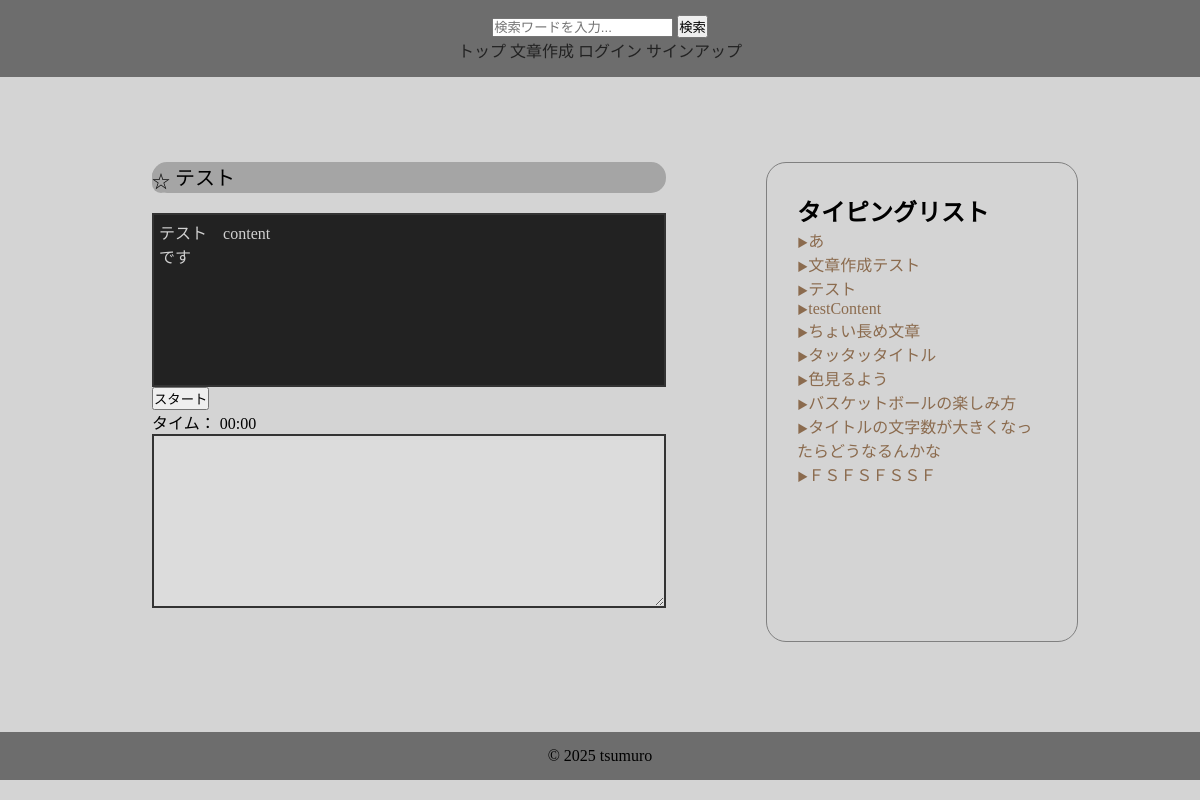
Before: /1/ with the older database file.
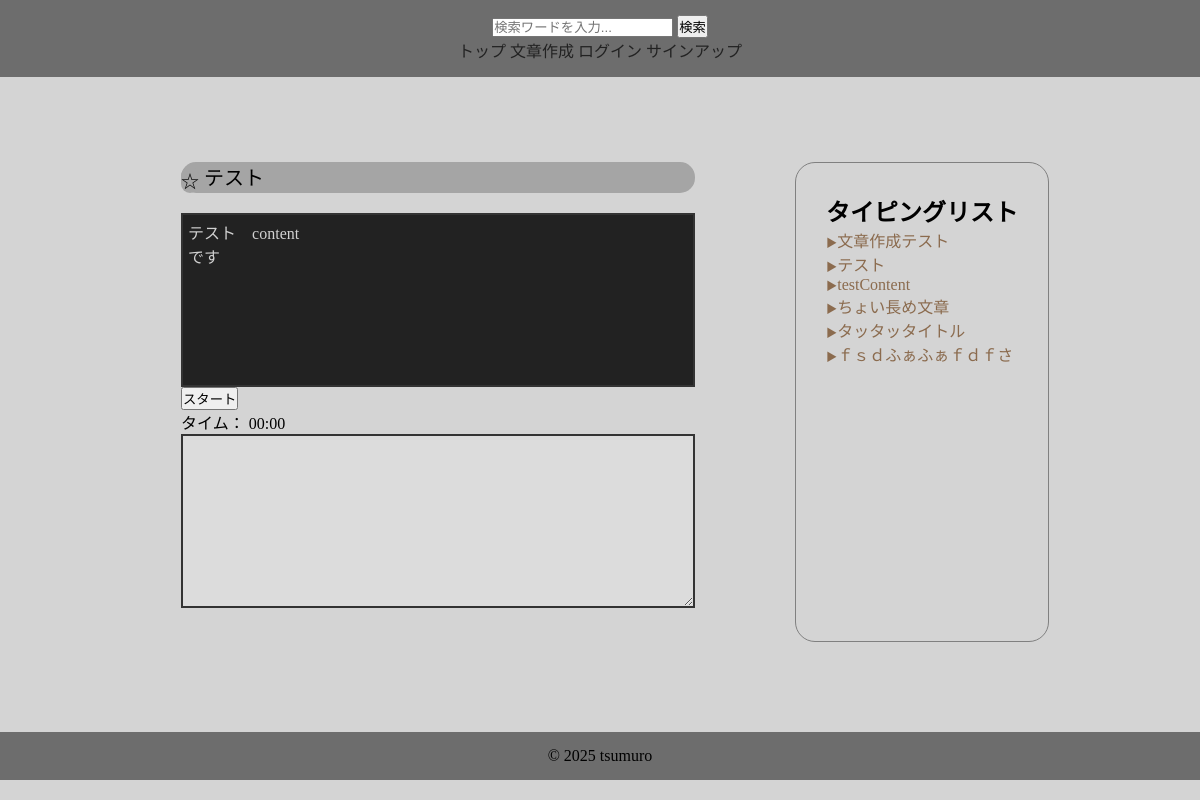
After: the same page with the newer database file.
### contentapp/models.py (models this page shows, shortened)
class Content(models.Model):
    user = models.ForeignKey(
        settings.AUTH_USER_MODEL,
        on_delete=models.SET_NULL,
        null=True,
        blank=True
    )
    title = models.CharField(max_length=30, unique=True)
    sentence = models.TextField()
    category = models.ForeignKey(
        Category,
        on_delete=models.SET_NULL,
        null=True,
        blank=True,
    )
    is_public = models.BooleanField(default=True)
    play_count = models.IntegerField(default=0)
    created_at = models.DateTimeField(auto_now_add=True)

### typingapp/views.py (the view, shortened to what this page needs)
# urls.py: path('<int:pk>/', views.IndexView.as_view(), name='typing'),
class IndexView(generic.DetailView):
    model = Content
    template_name = "index.html"
    context_object_name = "content_object"
    def get_object(self, queryset=None):
        pk = self.kwargs.get("pk", 1)
        return Content.objects.get(pk=pk)
    def get_context_data(self, **kwargs):
        context = super().get_context_data(**kwargs)
        pk = self.kwargs['pk']
        content = Content.objects.get(pk=pk)
        if self.request.user.is_authenticated:
            is_favorite = Favorite.objects.filter(user=self.request.user, title=content).exists()
        else:
            is_favorite = False
        context['is_favorite'] = is_favorite
        context['content_list'] = Content.objects.filter(is_public=True).order_by('-play_count')
        return context

### typingapp/templates/index.html (shortened to what this page needs)
{% extends "base.html" %}
{% load static %}
{% block contents %}
<div class="index-content">
    <div class="typing-content">
        <div id="title">
            <form method="POST">
                <p>
                    {% if is_favorite %}
                    <input type="hidden" name="action" value="delete_favorite">
                    <button id="favorite-button" type="submit">★</button>
                    {% else %}
                    <button id="favorite-button" type="submit">☆</button>
                    {% endif %}
                    {{ content_object.title }}
                </p>
            </form>
        </div>
        <div id="target-sentence">{{ content_object.sentence }}</div>
        <br>
        <button id="start-button">スタート</button>
        <div id="timer">タイム： 00:00</div>
        <textarea id="typing-input" disabled></textarea>
    </div>
    <div class="content-list">
        <h2>タイピングリスト</h2>
        {% for content in content_list %}
        <li><a href="{% url "typingapp:typing" content.pk %}">{{ content.title }}</a></li>
        {% endfor %}
    </div>
</div>
{% endblock  %}

Changed rows visible on the page:
removed Content: title "あ"
removed Content: title "色見るよう"
removed Content: title "バスケットボールの楽しみ方"
removed Content: title "タイトルの文字数が大きくなったらどうなるんかな"
removed Content: title "ＦＳＦＳＦＳＳＦ"
added Content: title "ｆｓｄふぁふぁｆｄｆさ"
